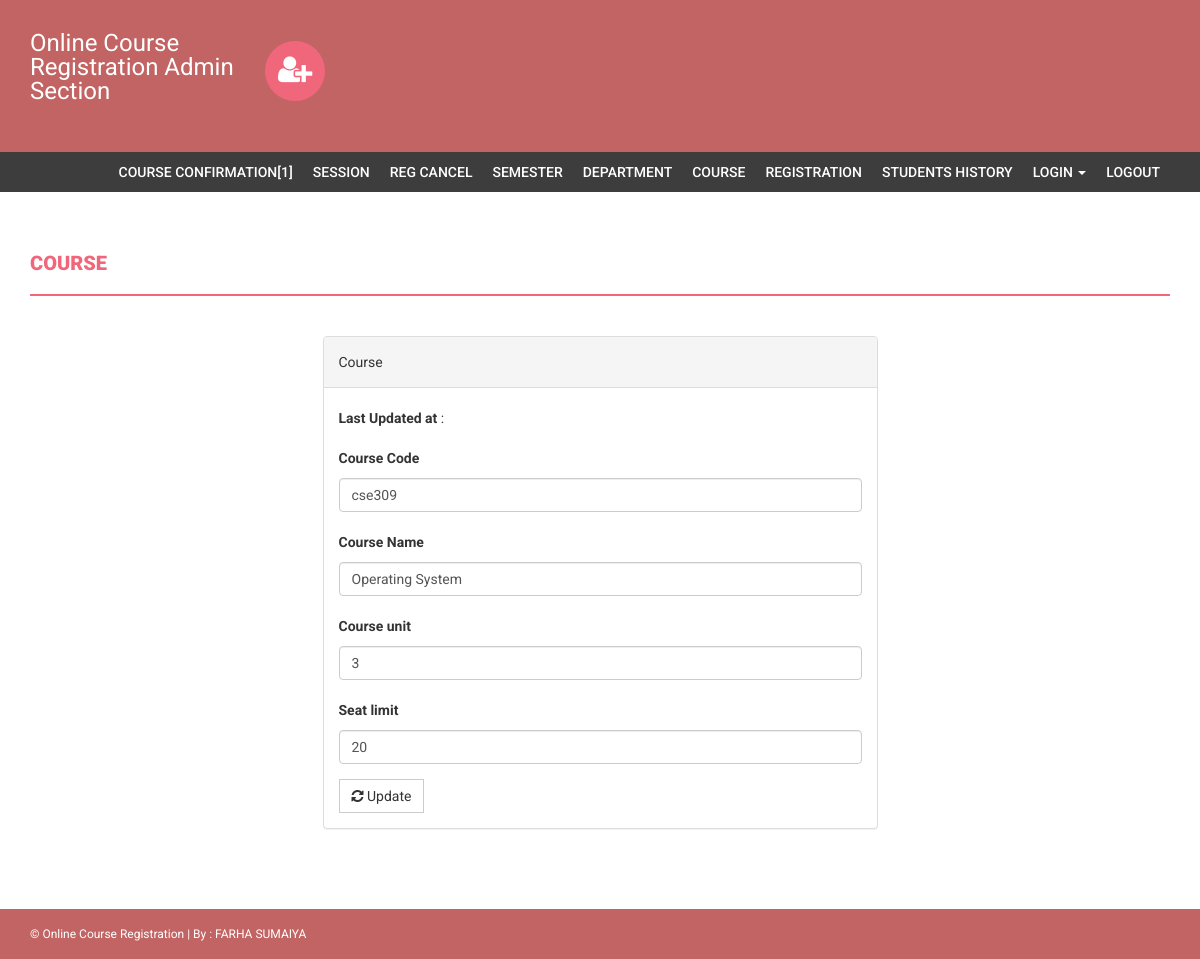
Screenshot of /admin/edit-course.php?id=5 (signed in) with the database file from the repository.
### tables this page shows
CREATE TABLE `course` (
  `id` int(11) NOT NULL,
  `courseCode` varchar(255) DEFAULT NULL,
  `courseName` varchar(255) DEFAULT NULL,
  `courseUnit` varchar(255) DEFAULT NULL,
  `noofSeats` int(11) DEFAULT NULL,
  `creationDate` timestamp NULL DEFAULT current_timestamp(),
  `updationDate` varchar(255) DEFAULT NULL
);

### admin/edit-course.php (the view, shortened to what this page needs)
<?php
if(strlen($_SESSION['alogin'])==0)
    {
header('location:index.php');
}
else{
$id=intval($_GET['id']);
?>
<!DOCTYPE html>
<html xmlns="http://www.w3.org/1999/xhtml">
<head>
    <link href="assets/css/bootstrap.css" rel="stylesheet" />
    <link href="assets/css/font-awesome.css" rel="stylesheet" />
    <link href="assets/css/style.css" rel="stylesheet" />
</head>
<body>
<?php include('includes/header.php');?>
<?php if($_SESSION['alogin']!="")
{
 include('includes/menubar.php');
}
 ?>
    <div class="content-wrapper">
        <div class="container">
              <div class="row">
                    <div class="col-md-12">
                        <h1 class="page-head-line">Course  </h1>
                    </div>
                </div>
                <div class="row" >
                  <div class="col-md-3"></div>
                    <div class="col-md-6">
                        <div class="panel panel-default">
                        <div class="panel-heading">
                           Course
                        </div>
                        <div class="panel-body">
                       <form name="dept" method="post">
<?php
$sql=mysqli_query($con,"select * from course where id='$id'");
while($row=mysqli_fetch_array($sql))
{
?>
<p><b>Last Updated at</b> :<?php echo htmlentities($row['updationDate']);?></p>
   <div class="form-group">
    <label for="coursecode">Course Code  </label>
    <input type="text" class="form-control" id="coursecode" name="coursecode" placeholder="Course Code" value="<?php echo htmlentities($row['courseCode']);?>" required />
  </div>
 <div class="form-group">
    <label for="coursename">Course Name  </label>
    <input type="text" class="form-control" id="coursename" name="coursename" placeholder="Course Name" value="<?php echo htmlentities($row['courseName']);?>" required />
  </div>
<div class="form-group">
    <label for="courseunit">Course unit  </label>
    <input type="text" class="form-control" id="courseunit" name="courseunit" placeholder="Course Unit" value="<?php echo htmlentities($row['courseUnit']);?>" required />
  </div>
<div class="form-group">
    <label for="seatlimit">Seat limit  </label>
    <input type="text" class="form-control" id="seatlimit" name="seatlimit" placeholder="Seat limit" value="<?php echo htmlentities($row['noofSeats']);?>" required />
  </div>
<?php } ?>
 <button type="submit" name="submit" class="btn btn-default"><i class=" fa fa-refresh "></i> Update</button>
</form>
                            </div>
                            </div>
                    </div>
                </div>
            </div>
        </div>
  <?php include('includes/footer.php');?>
</body>
</html>
<?php } ?>

### admin/assets/css/style.css (style rules this page uses)
body { font-family: 'Roboto', sans-serif; line-height: 30px; }
.content-wrapper { margin-top: 40px; min-height: 600px; padding-bottom: 60px; }
.page-head-line { font-weight: 900; padding-bottom: 20px; border-bottom: 2px solid #F0677C; text-transform: uppercase; color: #F0677C; font-size: 20px; margin-bottom: 40px; }
.btn { border-radius: 0px; -webkit-border-radius: 0px; -moz-border-radius: 0px; }

### rows the page displays
course: coursecode "cse309", coursename "Operating System", courseunit "3", seatlimit "20"

### other values shown
$rows "1"
